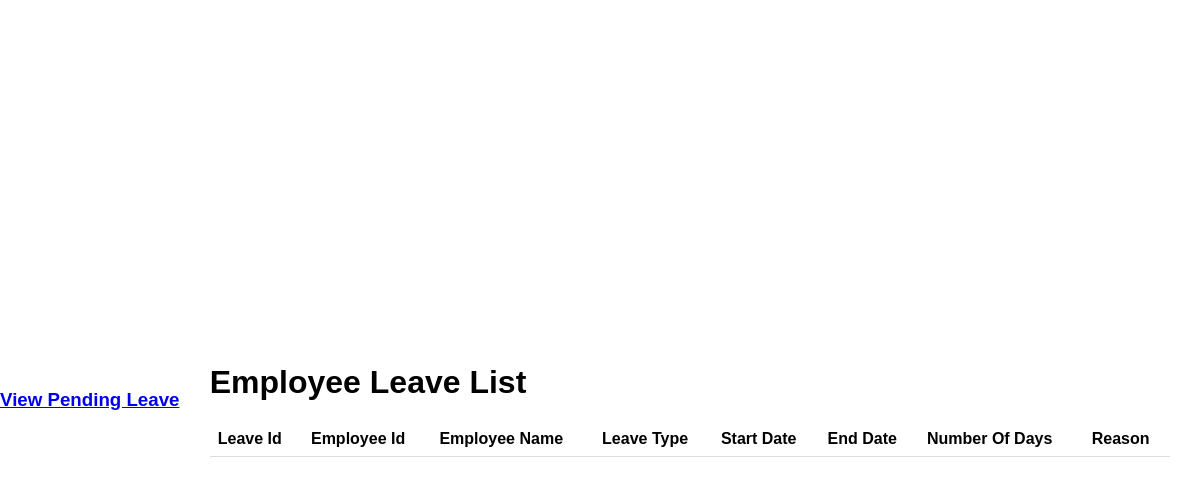
/viewAllLeave/, run on an earlier commit of the app's database.
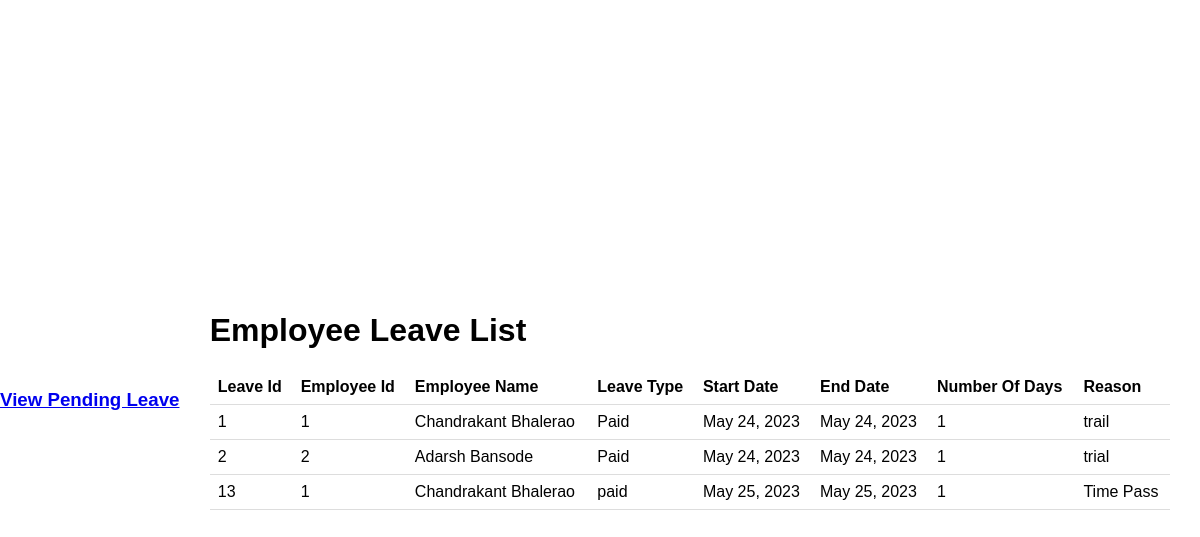
And on a later commit of the database.
### hrmsApp/models.py (models this page shows, shortened)
class EmployeeLeave(models.Model):
    emp_id=models.ForeignKey(Employee, on_delete=models.CASCADE)
    leave_id=models.IntegerField()
    leave_type=models.CharField(max_length=30)
    leave_from=models.DateField()
    leave_till=models.DateField()
    number_of_days=models.IntegerField()
    leave_reason=models.TextField()
    is_aproved=models.BooleanField(default=False)
    class Meta:
        db_table = "employees_leave"

class Employee(models.Model):
    id = models.IntegerField(primary_key=True, db_index=True)
    name = models.CharField(max_length=100, db_index=True)
    username = models.EmailField(max_length=50, unique=True, db_index=True)
    designation = models.CharField(max_length=100)
    contact = models.CharField(max_length=15)
    alternative_contact = models.CharField(max_length=15, blank=True)
    blood_group = models.CharField(max_length=5)
    personal_email = models.CharField(max_length=50, blank=True)
    company_email = models.EmailField(max_length=50, blank=True)
    role = models.CharField(max_length=50)
    date_of_birth = models.DateField()
    current_address = models.TextField()
    permanent_address = models.TextField()
    image=models.ImageField(null=True, blank=True, upload_to='images/')
    password=models.CharField(max_length=100)
    def __str__(self):
        return str(self.id)
    class Meta:
        db_table = "employees"

### hrmsApp/views.py (the view)
# urls.py: path('viewAllLeave/', viewAllLeave, name='viewAllLeave'),
def viewAllLeave(request):
    try:
        leaves= EmployeeLeave.objects.all()
        return render(request, 'view_leave.html', {'employee_leaves':leaves})
    except Exception as e:
        return HttpResponse('error')

### templates/view_leave.html (shortened to what this page needs)
{% load static %}
<!DOCTYPE html>
<html>
<head>
    <link rel="stylesheet" href="{% static 'css/view_leave.css' %}">
</head>
<body>
    <h3><a href="{% url 'aproveLeave' %}">View Pending Leave </a></h3>
    <div class="container">
        <h1>Employee Leave List</h1>
        <table>
            <tr>
                <th>Leave Id</th>
                <th>Employee Id</th>
                <th>Employee Name</th>
                <th>Leave Type</th>
                <th>Start Date</th>
                <th>End Date</th>
                <th>Number Of Days</th>
                <th>Reason</th>
            </tr>
            {% for leave in employee_leaves %}
            <tr>
                <td >{{ leave.leave_id }}</td>
                <td >{{ leave.emp_id }}</td>
                <td>{{ leave.emp_id.name }}</td>
                <td>{{ leave.leave_type }}</td>
                <td>{{ leave.leave_from }}</td>
                <td>{{ leave.leave_till }}</td>
                <td>{{ leave.number_of_days }}</td>
                <td>{{ leave.leave_reason }}</td>
            </tr>
            {% endfor %}
        </table>
    </div>
</body>
</html>

### static/css/view_leave.css (style rules this page uses)
body { display: flex; justify-content: center; align-items: center; height: 100vh; margin: 0; padding: 0; font-family: Arial, sans-serif; }
.container { width: 80%; margin: auto; }
table { width: 100%; border-collapse: collapse; }
th, td { padding: 8px; text-align: left; border-bottom: 1px solid #ddd; }

What changed in the data, as far as the page shows it:
added EmployeeLeave: leave_id "1", emp_id "1", emp_id.name "Chandrakant Bhalerao", leave_type "Paid", leave_from "May 24, 2023", leave_till "May 24, 2023", number_of_days "1", leave_reason "trail"
added EmployeeLeave: leave_id "2", emp_id "2", emp_id.name "Adarsh Bansode", leave_type "Paid", leave_from "May 24, 2023", leave_till "May 24, 2023", number_of_days "1", leave_reason "trial"
added EmployeeLeave: leave_id "13", emp_id "1", emp_id.name "Chandrakant Bhalerao", leave_type "paid", leave_from "May 25, 2023", leave_till "May 25, 2023", number_of_days "1", leave_reason "Time Pass"
